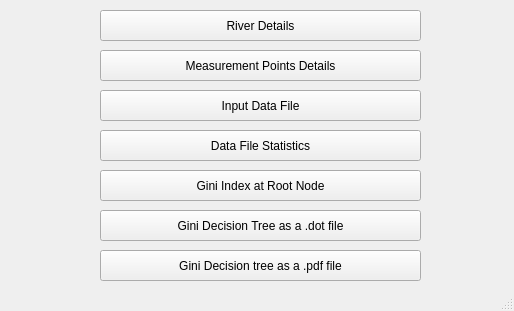
<?xml version="1.0" encoding="UTF-8"?>
<ui version="4.0">
 <class>MainWindow</class>
 <widget class="QMainWindow" name="MainWindow">
  <property name="geometry">
   <rect>
    <x>0</x>
    <y>0</y>
    <width>514</width>
    <height>311</height>
   </rect>
  </property>
  <property name="windowTitle">
   <string>River water availability using gini index</string>
  </property>
  <widget class="QWidget" name="centralwidget">
   <widget class="QPushButton" name="pushButton">
    <property name="geometry">
     <rect>
      <x>100</x>
      <y>50</y>
      <width>321</width>
      <height>31</height>
     </rect>
    </property>
    <property name="text">
     <string>Measurement Points Details</string>
    </property>
   </widget>
   <widget class="QPushButton" name="pushButton_3">
    <property name="geometry">
     <rect>
      <x>100</x>
      <y>10</y>
      <width>321</width>
      <height>31</height>
     </rect>
    </property>
    <property name="text">
     <string>River Details</string>
    </property>
   </widget>
   <widget class="QPushButton" name="pushButton_5">
    <property name="geometry">
     <rect>
      <x>100</x>
      <y>90</y>
      <width>321</width>
      <height>31</height>
     </rect>
    </property>
    <property name="text">
     <string>Input Data File</string>
    </property>
   </widget>
   <widget class="QPushButton" name="pushButton_6">
    <property name="geometry">
     <rect>
      <x>100</x>
      <y>130</y>
      <width>321</width>
      <height>31</height>
     </rect>
    </property>
    <property name="text">
     <string>Data File Statistics</string>
    </property>
   </widget>
   <widget class="QPushButton" name="pushButton_7">
    <property name="geometry">
     <rect>
      <x>100</x>
      <y>170</y>
      <width>321</width>
      <height>31</height>
     </rect>
    </property>
    <property name="text">
     <string>Gini Index at Root Node</string>
    </property>
   </widget>
   <widget class="QPushButton" name="pushButton_8">
    <property name="geometry">
     <rect>
      <x>100</x>
      <y>210</y>
      <width>321</width>
      <height>31</height>
     </rect>
    </property>
    <property name="text">
     <string>Gini Decision Tree as a .dot file</string>
    </property>
   </widget>
   <widget class="QPushButton" name="pushButton_9">
    <property name="geometry">
     <rect>
      <x>100</x>
      <y>250</y>
      <width>321</width>
      <height>31</height>
     </rect>
    </property>
    <property name="text">
     <string>Gini Decision tree as a .pdf file</string>
    </property>
   </widget>
  </widget>
  <widget class="QStatusBar" name="statusbar"/>
 </widget>
 <resources/>
 <connections/>
</ui>
